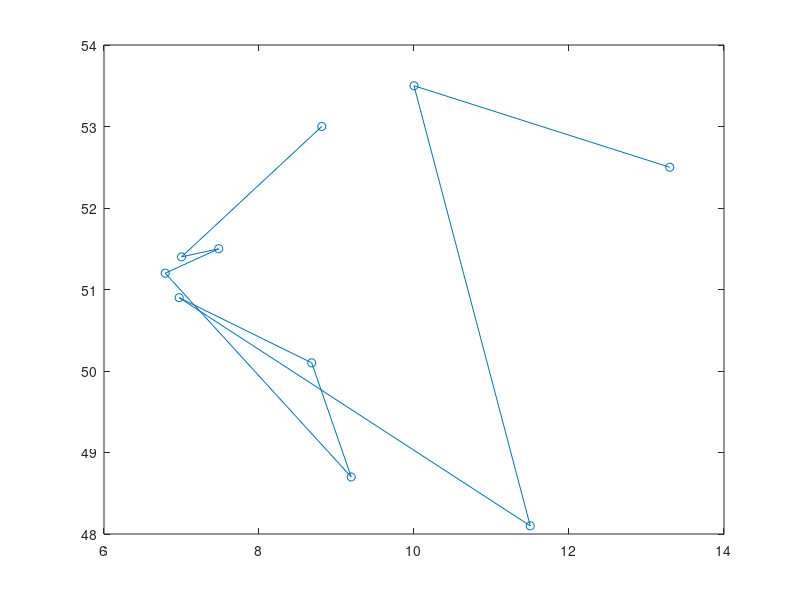

Source code (MATLAB): (Note: this script raises an error after producing the figure.)
clear
cityData = importdata('cities.csv');
nCities = 10;
coords = cityData.data([1:nCities], [3 2])';
plot(coords(1,:), coords(2,:), 'o')

%% Algorithm parameters
popSize = 25;
nGenes = nCities;

%% Create a single individual
someInd = 1:10;
plot(coords(1, someInd), coords(2,someInd), '-o')

plotTsp(someInd, coords);

%% Create a population
pop = zeros()
for iPop = 1:popSize
    pop(iPop,:) = randperm(nGenes);
end

%% Distance of path of an individual
% distance from last to first city
%distance = pdist(coords(:, someInd([1 end])'));

for iCity = 2:nCities
    distance = distance + pdist(coords(:, someInd([iCity iCity-1])'));
end

%% Look up distance of an individual
distance_matrix = squareform(pdist(coords'))

ind = pop(1,:)
distance = distance_matrix(ind(1), ind(end))
for iCity = 2:ncities
    distance = distance + distance_matrix(ind(iCity - 1 ), ind(iCity));
end

%% Crossover
parentA = 1;
parentB = 2;

splitPoint = randi(nGenes);
parent1Genes = pop(parentA, [1:splitPoint]);
missing = setdiff(1:nCities, parent1Genes);
parent2Genes = intersect(pop(parentB, :), missing, 'stable');

child = [parent1Genes, parent2Genes];